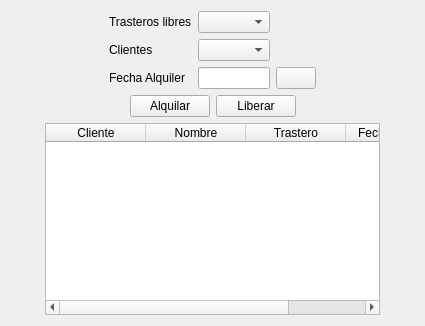
      <widget class="QWidget" name="Alquileres">
       <attribute name="title">
        <string>Alquileres</string>
       </attribute>
       <layout class="QGridLayout" name="gridLayout_14" columnstretch="1,10,1">
        <item row="0" column="1">
         <layout class="QGridLayout" name="gridLayout_9">
          <property name="sizeConstraint">
           <enum>QLayout::SetFixedSize</enum>
          </property>
          <item row="3" column="1">
           <layout class="QGridLayout" name="gridLayout_11">
            <property name="sizeConstraint">
             <enum>QLayout::SetFixedSize</enum>
            </property>
            <item row="0" column="1">
             <widget class="QPushButton" name="btnCrearAlquiler">
              <property name="text">
               <string>Alquilar</string>
              </property>
             </widget>
            </item>
            <item row="0" column="2">
             <widget class="QPushButton" name="btnBajaAlquiler">
              <property name="text">
               <string>Liberar</string>
              </property>
             </widget>
            </item>
            <item row="0" column="0">
             <spacer name="horizontalSpacer_12">
              <property name="orientation">
               <enum>Qt::Horizontal</enum>
              </property>
              <property name="sizeHint" stdset="0">
               <size>
                <width>40</width>
                <height>20</height>
               </size>
              </property>
             </spacer>
            </item>
            <item row="0" column="3">
             <spacer name="horizontalSpacer_13">
              <property name="orientation">
               <enum>Qt::Horizontal</enum>
              </property>
              <property name="sizeHint" stdset="0">
               <size>
                <width>40</width>
                <height>20</height>
               </size>
              </property>
             </spacer>
            </item>
           </layout>
          </item>
          <item row="2" column="1">
           <layout class="QGridLayout" name="gridLayout_10" columnstretch="10,0,6,0,10">
            <property name="sizeConstraint">
             <enum>QLayout::SetFixedSize</enum>
            </property>
            <item row="0" column="4">
             <spacer name="horizontalSpacer_11">
              <property name="orientation">
               <enum>Qt::Horizontal</enum>
              </property>
              <property name="sizeHint" stdset="0">
               <size>
                <width>40</width>
                <height>20</height>
               </size>
              </property>
             </spacer>
            </item>
            <item row="0" column="0">
             <spacer name="horizontalSpacer_9">
              <property name="orientation">
               <enum>Qt::Horizontal</enum>
              </property>
              <property name="sizeHint" stdset="0">
               <size>
                <width>40</width>
                <height>20</height>
               </size>
              </property>
             </spacer>
            </item>
            <item row="0" column="1">
             <widget class="QLabel" name="label_8">
              <property name="text">
               <string>Trasteros libres</string>
              </property>
             </widget>
            </item>
            <item row="0" column="2">
             <widget class="QComboBox" name="cmbTrasteros"/>
            </item>
            <item row="1" column="2">
             <widget class="QComboBox" name="cmbClientes"/>
            </item>
            <item row="1" column="1">
             <widget class="QLabel" name="label_9">
              <property name="text">
               <string>Clientes</string>
              </property>
             </widget>
            </item>
            <item row="2" column="2">
             <widget class="QLineEdit" name="edtFechaAlquiler"/>
            </item>
            <item row="2" column="1">
             <widget class="QLabel" name="label_10">
              <property name="text">
               <string>Fecha Alquiler</string>
              </property>
             </widget>
            </item>
            <item row="2" column="3">
             <widget class="QPushButton" name="btnCalendar">
              <property name="text">
               <string/>
              </property>
              <property name="icon">
               <iconset>
                <normaloff>img/calendar.png</normaloff>img/calendar.png</iconset>
              </property>
             </widget>
            </item>
           </layout>
          </item>
          <item row="4" column="1">
           <widget class="QTableWidget" name="tableAlquileres">
            <property name="selectionBehavior">
             <enum>QAbstractItemView::SelectRows</enum>
            </property>
            <column>
             <property name="text">
              <string>Cliente</string>
             </property>
            </column>
            <column>
             <property name="text">
              <string>Nombre</string>
             </property>
            </column>
            <column>
             <property name="text">
              <string>Trastero</string>
             </property>
            </column>
            <column>
             <property name="text">
              <string>Fecha Alquiler</string>
             </property>
            </column>
           </widget>
          </item>
         </layout>
        </item>
        <item row="0" column="0">
         <spacer name="horizontalSpacer_14">
          <property name="orientation">
           <enum>Qt::Horizontal</enum>
          </property>
          <property name="sizeHint" stdset="0">
           <size>
            <width>40</width>
            <height>20</height>
           </size>
          </property>
         </spacer>
        </item>
        <item row="0" column="2">
         <spacer name="horizontalSpacer_15">
          <property name="orientation">
           <enum>Qt::Horizontal</enum>
          </property>
          <property name="sizeHint" stdset="0">
           <size>
            <width>40</width>
            <height>20</height>
           </size>
          </property>
         </spacer>
        </item>
       </layout>
      </widget>
